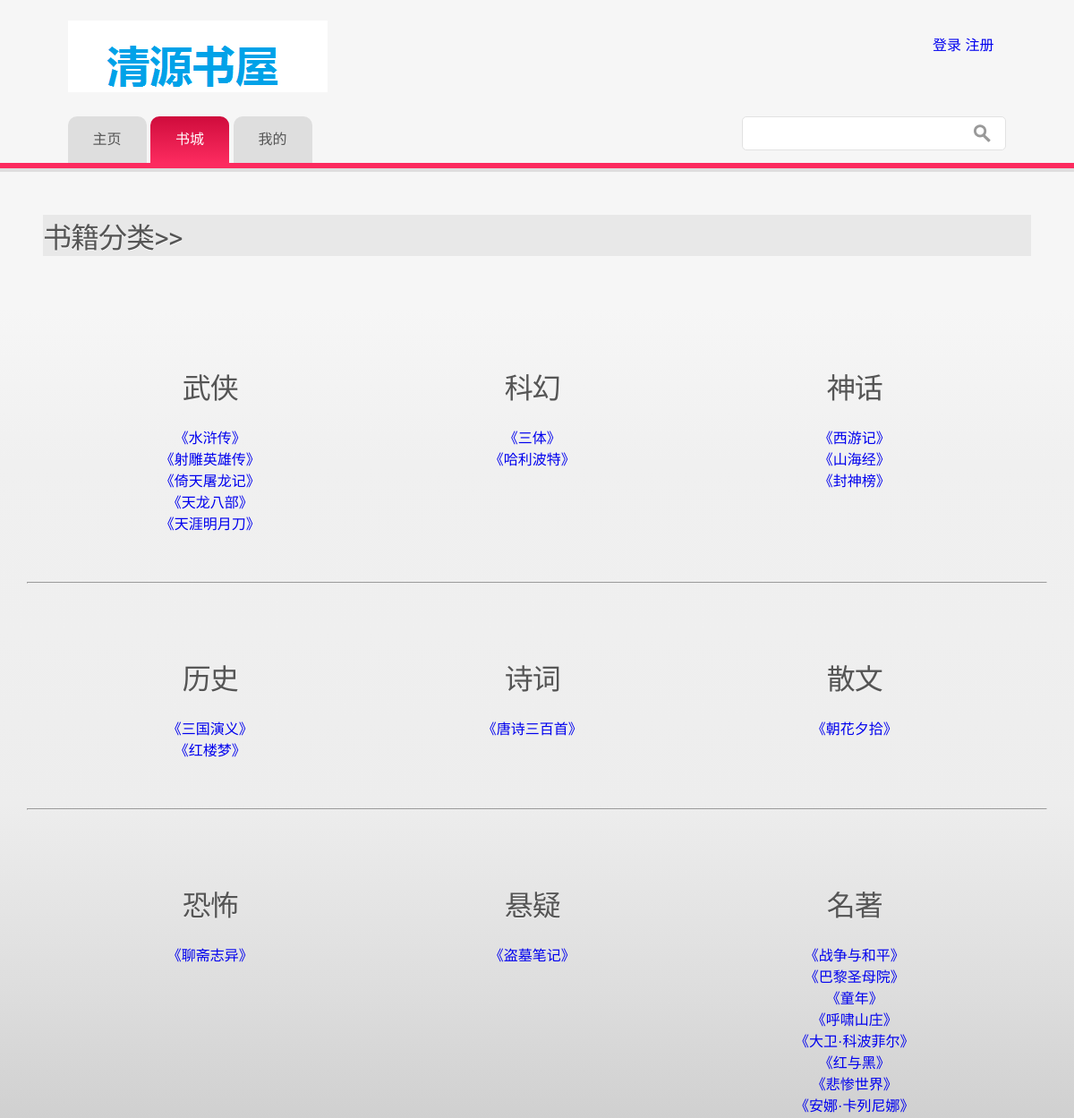
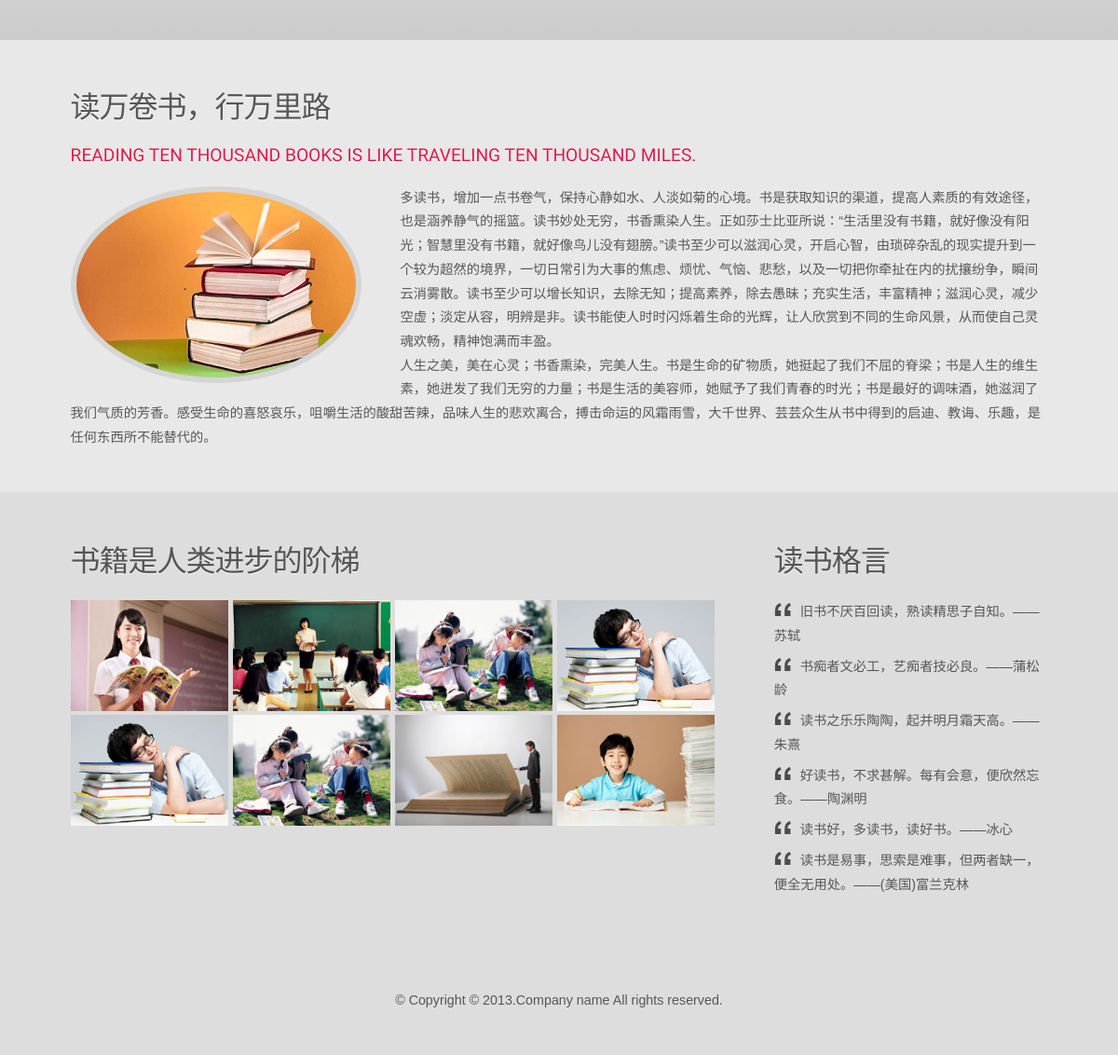
The page /bookcity.php on the database its author committed (2 pictures, top to bottom).
### tables this page shows
CREATE TABLE IF NOT EXISTS `book` (
  `number` varchar(50) DEFAULT NULL,
  `name` varchar(50) DEFAULT NULL,
  `type` varchar(50) DEFAULT NULL,
  `writer` varchar(50) DEFAULT NULL,
  `time` int(11) DEFAULT NULL,
  `text` text
);

### bookcity.php (the view, shortened to what this page needs)
<!DOCTYPE HTML>
<html>
<head>
    <link href="css/style.css" rel="stylesheet" type="text/css" media="all" />
</head>
<body>
<div class="btm_border">
    <div class="h_bg">
        <div class="wrap">
            <div class="header">
                <div class="logo">
                    <h1><a href="index.html"><img src="images/logo.png" alt=""></a></h1>
                </div>
                <div class="social-icons">
                    <ul>
                        <?php
                        if(empty($_SESSION['uid']))
                            echo "<a href='sign_in.php'>登录</a>   <a href='sign_up.php' >注册</a>";
                        else
                            echo "<a href='logout.php'> 退出登录</a>";
                        ?>
                    </ul>
                </div>
            </div>
            <div class='h_btm'>
                <div class='cssmenu'>
                    <ul>
                        <li><a href='index.php'><span>主页</span></a></li>
                        <li class='active'><a href='bookcity.php'><span>书城</span></a></li>
                        <li><a href='reader.php'><span>我的</span></a></li>
                    </ul>
                </div>
                <div class="search">
                    <form>
                        <input type="text" name="keys" value="">
                        <input type="submit" name="subs" value="">
                    </form>
                </div>
            </div>
        </div>
    </div>
</div>
    <div class="main">
        <div class="main_bg">
            <div class="services-header">
                <h3>书籍分类>></h3>
            </div>
        </div>
    </div>
<div class="slider_bg">
    <div class="wrap">
        <div class="grids_1_of_3">
            <div class="grid_1_of_3 images_1_of_3">
                <h3>武侠</h3>
                <?php
                include("conn.php");
                $sql="select * from book where type='武侠' ";
                $result=$db->query($sql);
                while($rs=$result->fetch_array()){
                    ?>
                    <h1><a href="book.php?id=<?php echo $rs['number']?>"><?php echo "《".$rs['name']."》"?></a></h1>
                    <?php
                }
                ?>
            </div>
            <div class="grid_1_of_3 images_1_of_3">
                <h3>科幻</h3>
                <?php
                include("conn.php");
                $sql="select * from book where type='科幻' ";
                $result=$db->query($sql);
                while($rs=$result->fetch_array()){
                    ?>
                    <h1><a href="book.php?id=<?php echo $rs['number']?>"><?php echo "《".$rs['name']."》"?></a></h1>
                    <?php
                }
                ?>
            </div>
            <div class="grid_1_of_3 images_1_of_3">
                <h3>神话</h3>
                <?php
                include("conn.php");
                $sql="select * from book where type='神话'";
                $result=$db->query($sql);
                while($rs=$result->fetch_array()){
                    ?>
                    <h1><a href="book.php?id=<?php echo $rs['number']?>"><?php echo "《".$rs['name']."》"?></a></h1>
                    <?php
                }
                ?>
            </div>
        </div>
        <hr>
        <div class="grids_1_of_3">
            <div class="grid_1_of_3 images_1_of_3">
                <h3>历史</h3>
                <?php
                include("conn.php");
                $sql="select * from book where type='历史' ";
                $result=$db->query($sql);
                while($rs=$result->fetch_array()){
                    ?>
                    <h1><a href="book.php?id=<?php echo $rs['number']?>"><?php echo "《".$rs['name']."》"?></a></h1>
                    <?php
                }
                ?>
            </div>
            <div class="grid_1_of_3 images_1_of_3">
                <h3>诗词</h3>
                <?php
                include("conn.php");
                $sql="select * from book where type='诗词' ";
                $result=$db->query($sql);
                while($rs=$result->fetch_array()){
                    ?>
                    <h1><a href="book.php?id=<?php echo $rs['number']?>"><?php echo "《".$rs['name']."》"?></a></h1>
                    <?php
                }
                ?>
            </div>
            <div class="grid_1_of_3 images_1_of_3">
                <h3>散文</h3>
                <?php
                include("conn.php");
                $sql="select * from book where type='散文'";
                $result=$db->query($sql);
                while($rs=$result->fetch_array()){
                    ?>
                    <h1><a href="book.php?id=<?php echo $rs['number']?>"><?php echo "《".$rs['name']."》"?></a></h1>
                    <?php
                }
                ?>
            </div>
        </div>
        <hr>
        <div class="grids_1_of_3">
            <div class="grid_1_of_3 images_1_of_3">
                <h3>恐怖</h3>
                <?php
                include("conn.php");
                $sql="select * from book where type='恐怖' ";
                $result=$db->query($sql);
                while($rs=$result->fetch_array()){
                    ?>
                    <h1><a href="book.php?id=<?php echo $rs['number']?>"><?php echo "《".$rs['name']."》"?></a></h1>
                    <?php
                }
                ?>
            </div>
            <div class="grid_1_of_3 images_1_of_3">
                <h3>悬疑</h3>
                <?php
                include("conn.php");
                $sql="select * from book where type='悬疑' ";
                $result=$db->query($sql);
                while($rs=$result->fetch_array()){
                    ?>
                    <h1><a href="book.php?id=<?php echo $rs['number']?>"><?php echo "《".$rs['name']."》"?></a></h1>
                    <?php
                }
                ?>
            </div>
            <div class="grid_1_of_3 images_1_of_3">
                <h3>名著</h3>
                <?php
                include("conn.php");
                $sql="select * from book where type='名著' limit 8";
                $result=$db->query($sql);
                while($rs=$result->fetch_array()){
                    ?>
                    <h1><a href="book.php?id=<?php echo $rs['number']?>"><?php echo "《".$rs['name']."》"?></a></h1>
                    <?php
                }
                ?>
            </div>
        </div>
    </div>
</div>
<div class="main_bg">
    <div class="wrap">
        <div class="main">
            <div class="content">
                <h2>读万卷书，行万里路</h2>
                <h3>Reading ten thousand books is like traveling ten thousand miles.</h3>
                <p><a href="#"><img src="images/pic11.jpg"></a>     多读书，增加一点书卷气，保持心静如水、人淡如菊的心境。书是获取知识的渠道，提高人素质的有效途径，也是涵养静气的摇篮。读书妙处无穷，书香熏染人生。正如莎士比亚所说：“生活里没有书籍，就好像没有阳光；智慧里没有书籍，就好像鸟儿没有翅膀。”读书至少可以滋润心灵，开启心智，由琐碎杂乱的现实提升到一个较为超然的境界，一切日常引为大事的焦虑、烦忧、气恼、悲愁，以及一切把你牵扯在内的扰攘纷争，瞬间云消雾散。读书至少可以增长知识，去除无知；提高素养，除去愚昧；充实生活，丰富精神；滋润心灵，减少空虚；淡定从容，明辨是非。读书能使人时时闪烁着生命的光辉，让人欣赏到不同的生命风景，从而使自己灵魂欢畅，精神饱满而丰盈。<br>   人生之美，美在心灵；书香熏染，完美人生。书是生命的矿物质，她挺起了我们不屈的脊梁；书是人生的维生素，她迸发了我们无穷的力量；书是生活的美容师，她赋予了我们青春的时光；书是最好的调味酒，她滋润了我们气质的芳香。感受生命的喜怒哀乐，咀嚼生活的酸甜苦辣，品味人生的悲欢离合，搏击命运的风霜雨雪，大千世界、芸芸众生从书中得到的启迪、教诲、乐趣，是任何东西所不能替代的。</p>
            </div>
        </div>
    </div>
    <div class="main_btm">
        <div class="wrap">
            <div class="main">
                <div class="gallery">
                    <h3>书籍是人类进步的阶梯</h3>
                    <ul>
                        <li><a href="images/gallery1.jpg"><img src="images/gallery1.jpg" alt=""></a><a href="#"></a></li>
                        <li><a href="images/gallery2.jpg"><img src="images/gallery2.jpg" alt=""></a><a href="#"></a></li>
                        <li><a href="images/gallery3.jpg"><img src="images/gallery3.jpg" alt=""></a><a href="#"></a></li>
                        <li><a href="images/gallery4.jpg"><img src="images/gallery4.jpg" alt=""></a><a href="#"></a></li>
                        <li><a href="images/gallery4.jpg"><img src="images/gallery4.jpg" alt=""></a><a href="#"></a></li>
                        <li><a href="images/gallery3.jpg"><img src="images/gallery3.jpg" alt=""></a><a href="#"></a></li>
                        <li><a href="images/gallery5.jpg"><img src="images/gallery5.jpg" alt=""></a><a href="#"></a></li>
                        <li><a href="images/gallery6.jpg"><img src="images/gallery6.jpg" alt=""></a><a href="#"></a></li>
                    </ul>
                </div>
                <link rel="stylesheet" type="text/css" href="css/lightbox.css" media="screen">
                <div class="terminals">
                    <h3>读书格言</h3>
                    <p>旧书不厌百回读，熟读精思子自知。——苏轼</p>
                    <p>书痴者文必工，艺痴者技必良。——蒲松龄</p>
                    <p>读书之乐乐陶陶，起并明月霜天高。——朱熹</p>
                    <p>好读书，不求甚解。每有会意，便欣然忘食。——陶渊明</p>
                    <p>读书好，多读书，读好书。——冰心</p>
                    <p>读书是易事，思索是难事，但两者缺一，便全无用处。——(美国)富兰克林</p>
                </div>
            </div>
        </div>
    </div>
    <div class="ftr-bg">
        <div class="wrap">
            <div class="footer">
                <div class="copy">
                    <p class="w3-link">&copy; Copyright &copy; 2013.Company name All rights reserved.</p>
                </div>
            </div>
        </div>
    </div>
</body>
</html>

### rows shown on the page
book: name "水浒传"
book: name "射雕英雄传"
book: name "倚天屠龙记"
book: name "天龙八部"
book: name "天涯明月刀"
book: name "三体"
book: name "哈利波特"
book: name "西游记"
book: name "山海经"
book: name "封神榜"
book: name "三国演义"
book: name "红楼梦"
book: name "唐诗三百首"
book: name "朝花夕拾"
book: name "聊斋志异"
book: name "盗墓笔记"
book: name "战争与和平"
book: name "巴黎圣母院"
book: name "童年"
book: name "呼啸山庄"
book: name "大卫·科波菲尔"
book: name "红与黑"
book: name "悲惨世界"
book: name "安娜·卡列尼娜"
